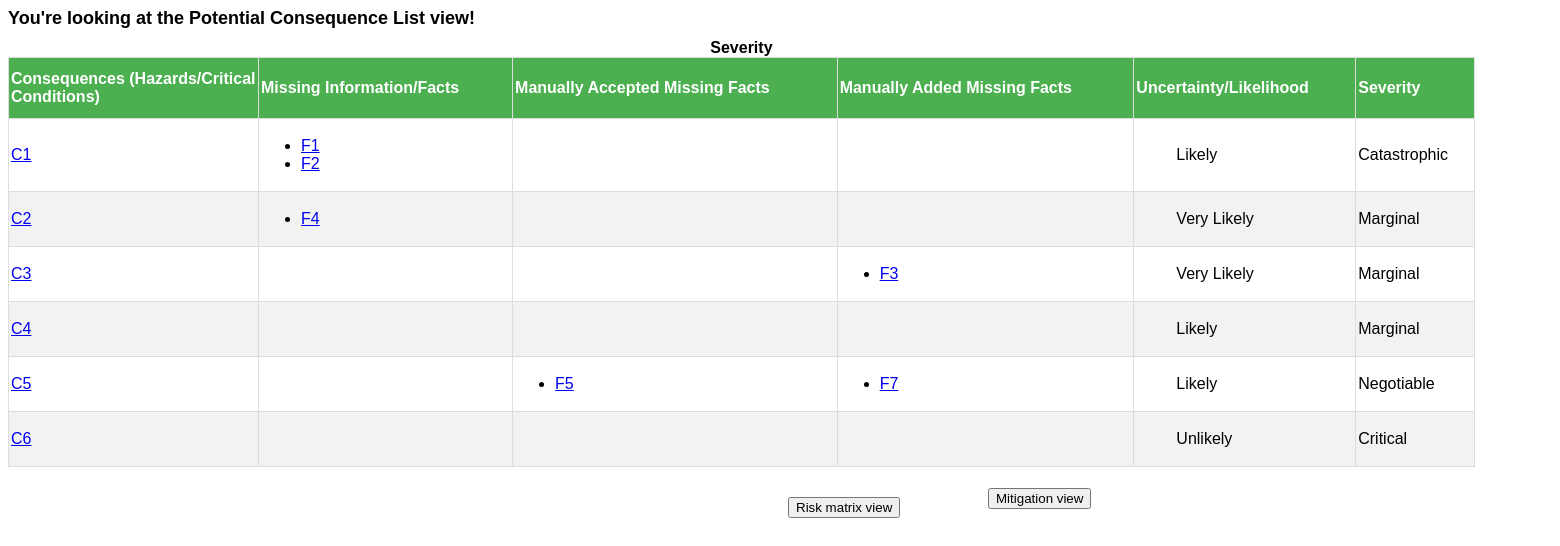
The app's page /results/consequencelist, older data.
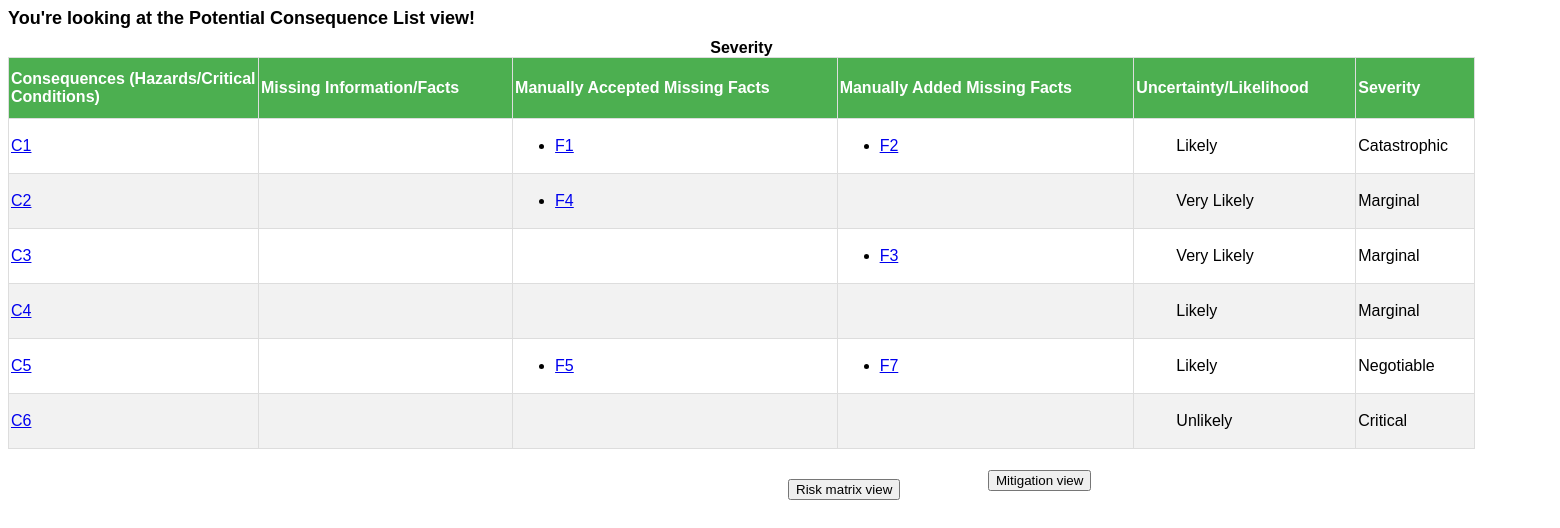
The same page, newer data.
### results/models.py (models this page shows, shortened)
class Consequence(models.Model):
    consequence_text = models.CharField(max_length=20)

class MissingInfo(models.Model):
    consequence = models.ForeignKey(Consequence, on_delete=models.CASCADE)
    missinginfo_text = models.CharField(max_length=200)

class Likelihood(models.Model):
    consequence = models.ForeignKey(Consequence, on_delete=models.CASCADE)
    likelihood_text = models.CharField(max_length=20)

class Severity(models.Model):
    consequence = models.ForeignKey(Consequence, on_delete=models.CASCADE)
    severity_text = models.CharField(max_length=20)

class ManualAddInfo(models.Model):
    consequence = models.ForeignKey(Consequence, on_delete=models.CASCADE)
    missinginfo_id = models.IntegerField(default=0)
    missinginfo_text = models.CharField(max_length=200)
    data = models.CharField(max_length=200)
    operator = models.CharField(max_length=20)
    email = models.CharField(max_length=200)
    mod_date = models.DateTimeField('date modified')

class ManualComments(models.Model):
    consequence = models.ForeignKey(Consequence, on_delete=models.CASCADE)
    missinginfo_id = models.IntegerField(default=0)
    missinginfo_text = models.CharField(max_length=200)
    comments_text = models.CharField(max_length=200)
    operator = models.CharField(max_length=20)
    email = models.CharField(max_length=200)
    mod_date = models.DateTimeField('date modified')

### results/views.py (the view)
# urls.py: url(r'consequencelist', views.consequencelist, name='consequencelist'),
def consequencelist(request):
    consequence_list = Consequence.objects.all()
    context = {'consequence_list': consequence_list}
    return render(request, 'results/consequencelist.html', context)

### results/templates/results/consequencelist.html (shortened to what this page needs)
<!DOCTYPE html>
<html>
<head>
</head>
<body>
<b> <font size = "4", style="font-family: Trebuchet MS, Arial, Helvetica, sans-serif">You're looking at the Potential Consequence List view! </font></b>
<br/>
     <table class="table table-bordered table-hover table-striped tablesorter">
<caption><b>Severity</b></caption>
<col width="250">
                <thead>
                <tr>
                  <th class="header"> Consequences (Hazards/Critical Conditions) </th>
                  <th class="header"> Missing Information/Facts  </th>
                  <th class="header"> Manually Accepted Missing Facts </th>
                  <th class="header"> Manually Added Missing Facts </th>
                  <th class="header"> Uncertainty/Likelihood </th>
                  <th class="header"> Severity </th>
                </tr>
            </thead>
            <tbody>
            {% for consequence in consequence_list %}
                <tr>
                    <td><a href="{% url 'results:context' consequence.id %}">{{ consequence.consequence_text }}</a></td>
                    <td> <ul>
{% for missinginfo in consequence.missinginfo_set.all %}
    <li><a href="{% url 'results:missingdetail' missinginfo.id %}">{{ missinginfo.missinginfo_text }}</a></li>{% endfor %} </ul>
</td>
                    <td> <ul>
{% for missinginfo in consequence.manualcomments_set.all %}
    <li><a href="{% url 'results:manualcommentsdetail' missinginfo.id %}">{{ missinginfo.missinginfo_text }}</a></li>{% endfor %} </ul>
</td>
                    <td> <ul>
{% for missinginfo in consequence.manualaddinfo_set.all %}
    <li><a href="{% url 'results:manualaddeddetail' missinginfo.id %}">{{ missinginfo.missinginfo_text }}</a></li>{% endfor %} </ul>
</td>
                    <td> <ul>
{% for likelihood in consequence.likelihood_set.all %}
    <p>{{ likelihood.likelihood_text }}</p>{% endfor %} </ul>
</td>
                    <td>
{% for severity in consequence.severity_set.all %}
    <p>{{ severity.severity_text }}</p>{% endfor %}
</td>
                </tr>
            {% endfor %}
            </tbody>
     </table>
<div style="position:relative; left:780px;top:30px;  ">
<button id="riskmatrixBtn" value="myvalue" onclick="location.href='/results'">Risk matrix view</button>
</div>
<div style="position:relative; left:980px;  ">
<button id="mitigationBtn" value="myvalue" onclick="location.href='/results/mitigationindex'">Mitigation view</button>
</div>
</body>
</html>

### results/templates/results/consequencelist.html (style rules this page uses)
table { font-family: "Trebuchet MS", Arial, Helvetica, sans-serif; border-collapse: collapse; width: 95%; }
table td, table th { border: 1px solid #ddd; padding: 2px; }
table tr:nth-child(even) { background-color: #f2f2f2; }
table th { padding-top: 12px; padding-bottom: 12px; text-align: left; background-color: #4CAF50; color: white; }

Row changes from the older to the newer data that the page shows:
removed MissingInfo: missinginfo_text "F1", shown under Consequence (number 1 of 6 on the later page)
removed MissingInfo: missinginfo_text "F2", shown under Consequence (number 1 of 6 on the later page)
removed MissingInfo: missinginfo_text "F4", shown under Consequence (number 2 of 6 on the later page)
added ManualComments: missinginfo_text "F1", shown under Consequence (number 1 of 6 on the later page)
added ManualAddInfo: missinginfo_text "F2", shown under Consequence (number 1 of 6 on the later page)
added ManualComments: missinginfo_text "F4", shown under Consequence (number 2 of 6 on the later page)
